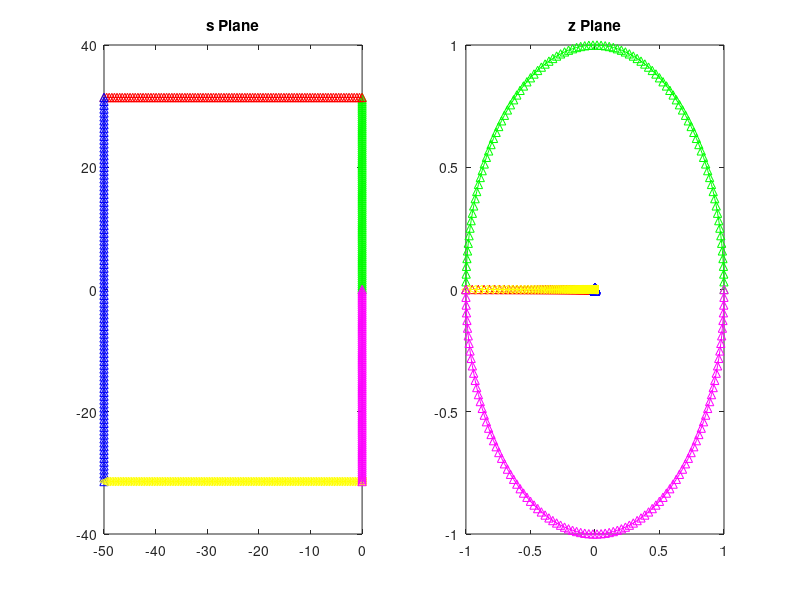

The MATLAB source for this figure:
%s = re + j*im;

%% 

Te = 0.1; %sampling period
re = 0;
im = linspace(0,pi/Te,100); % 0:pi/Te, 100 valori
s = re + j*im;
subplot(1,2,1);plot(s, '^g-');title('s Plane');hold on;
subplot(1,2,2);plot(exp(s*Te), '^g-');title('z Plane');
hold on;


%%

re = linspace(0, -50, 100);
im = pi/Te;
s = re + j*im;
subplot(1,2,1);plot(s, '^r-');title('s Plane');
subplot(1,2,2);plot(exp(s*Te), '^r-');title('z Plane');



%% 
re = -50;
im = linspace(pi/Te,-pi/Te,100);

s = re + j*im;
subplot(1,2,1);plot(s, '^b-');title('s Plane');
subplot(1,2,2);plot(exp(s*Te), '^b-');title('z Plane');

%%
re = linspace(-50,0,100);
im = -pi/Te;
s = re + j*im;
subplot(1,2,1);plot(s, '<y-');title('s Plane');
subplot(1,2,2);plot(exp(s*Te), '<y-');title('z Plane');

%%
re = 0;
im = linspace(-pi/Te,0,100);
s = re + j*im;
subplot(1,2,1);plot(s, '^m-');title('s Plane');
subplot(1,2,2);plot(exp(s*Te), '^m-');title('z Plane');

